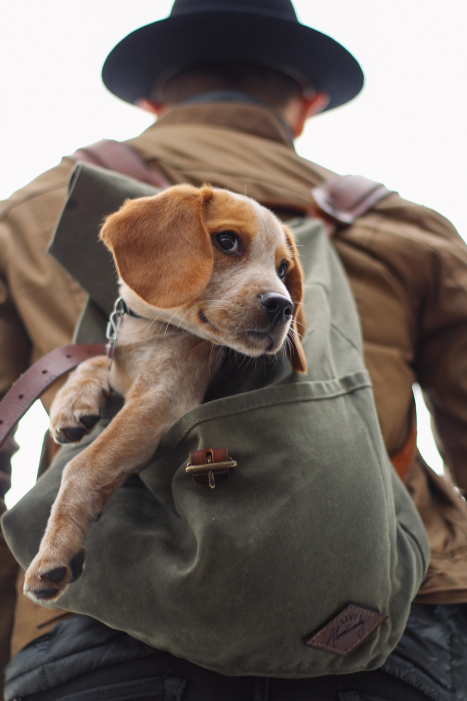
#> input picture tugas 6/dog_backpack (1).jpg, 934 x 1401 px (shown at 1/2 size)
$ jupyter execute Deniel_Cortana_Tugas_CV6.ipynb
#> lines starting #> are read from the running program, lines starting #| are printed output that depends on the picture
# Tugas 6

1. Cropping the dog's face, save it into another variable to use as a template.
2. Perform template matching using 6 methods (as in the video)
3. Compare the results, create a chart to compare the 6 methods (x-axis: list method, y-axis: how far the original image point is from the template matching result.

[cell 1]
# nomor 1

import cv2
import matplotlib.pyplot as plt

# Load the image
image = cv2.imread("dog_backpack (1).jpg")
#> image is the input picture: shape (1401, 934, 3); mean B, G, R 99.5, 106.7, 118.1
image_rgb = cv2.cvtColor(image, cv2.COLOR_BGR2RGB)

# Display the image
plt.imshow(image_rgb)

[cell 2]
# Crop the region of the dog's face
x, y, w, h = 200, 450, 450, 250 # Adjust these values as needed
template = image_rgb[y:y+h, x:x+w]
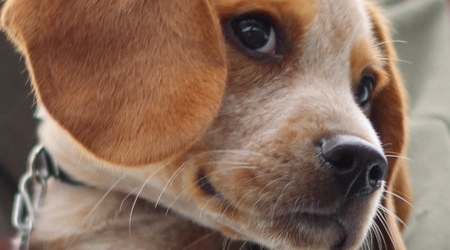
#> template: shape (250, 450, 3); mean R, G, B 135.9, 109, 92.2

# Display the cropped template
plt.imshow(template)

[cell 3]
# nomor 2

# Define the template matching methods
methods = [
    'cv2.TM_CCOEFF',
    'cv2.TM_CCOEFF_NORMED',
    'cv2.TM_CCORR',
    'cv2.TM_CCORR_NORMED',
    'cv2.TM_SQDIFF',
    'cv2.TM_SQDIFF_NORMED'
]

# Perform template matching and store results
results = []
for method in methods:
    result = cv2.matchTemplate(image, template, eval(method))
    min_val, max_val, min_loc, max_loc = cv2.minMaxLoc(result)
    if method in [cv2.TM_SQDIFF, cv2.TM_SQDIFF_NORMED]:
        top_left = min_loc  # For SQDIFF methods, use minimum
    else:
        top_left = max_loc  # For other methods, use maximum
    results.append((method, top_left))

    # Draw rectangle around matched area
    bottom_right = (top_left[0] + w, top_left[1] + h)
    matched_image = image_rgb.copy()
    cv2.rectangle(matched_image, top_left, bottom_right, (0, 255, 0), 2)

    # Display result
    plt.figure()
    plt.imshow(matched_image)
    plt.title(f"Method: {method}")
    plt.axis("off")
    plt.show()
#> this loop made 6 passes
#> (min_val, max_val, min_loc, top_left, bottom_right) on passes 1 to 6: (-431569600, 639196544, (0, 19), (200, 450), (650, 700)), (-0.337, 0.866, (412, 521), (200, 450), (650, 700)), (1.59e+09, 7.32e+09, (236, 1151), (484, 154), (934, 404)), (0.644, 0.939, (169, 0), (200, 450), (650, 700)), (627301760, 5.91e+09, (200, 450), (0, 0), (450, 250)), (0.123, 1, (200, 450), (178, 1070), (628, 1320))
#> pass 1, `result = cv2.matchTemplate(image, template, eval(method))`:
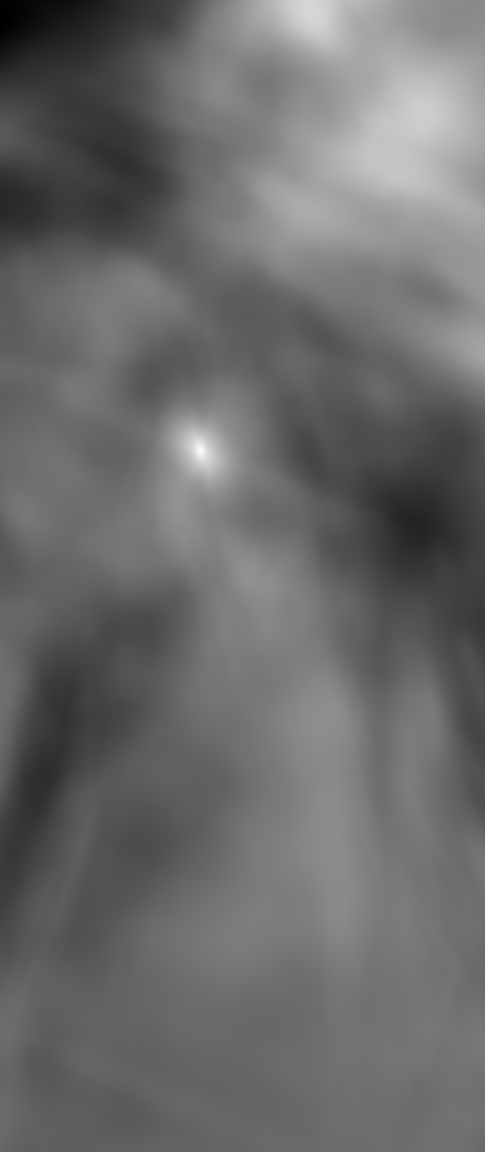
#> result: shape (1152, 485) float32; min -431569600, max 639196544, mean 19232600; drawn with min black and max white
#> pass 1, `plt.show()`:
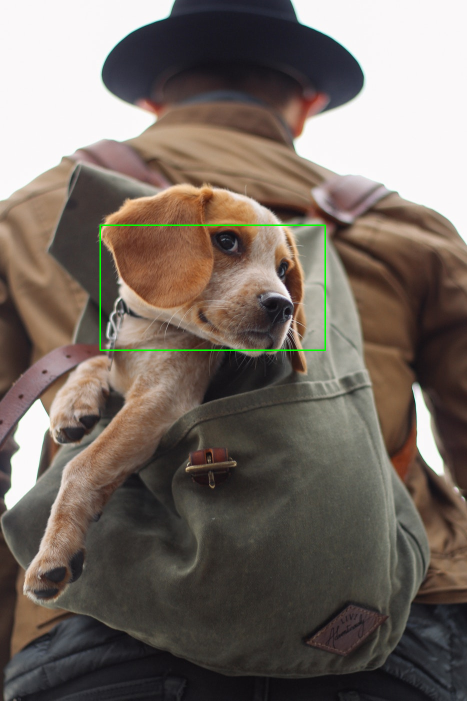
#> shown: shape (1401, 934, 3) (shown at 1/2 size); mean R, G, B 117.6, 107.1, 99.2
#> pass 2, `result = cv2.matchTemplate(image, template, eval(method))`:
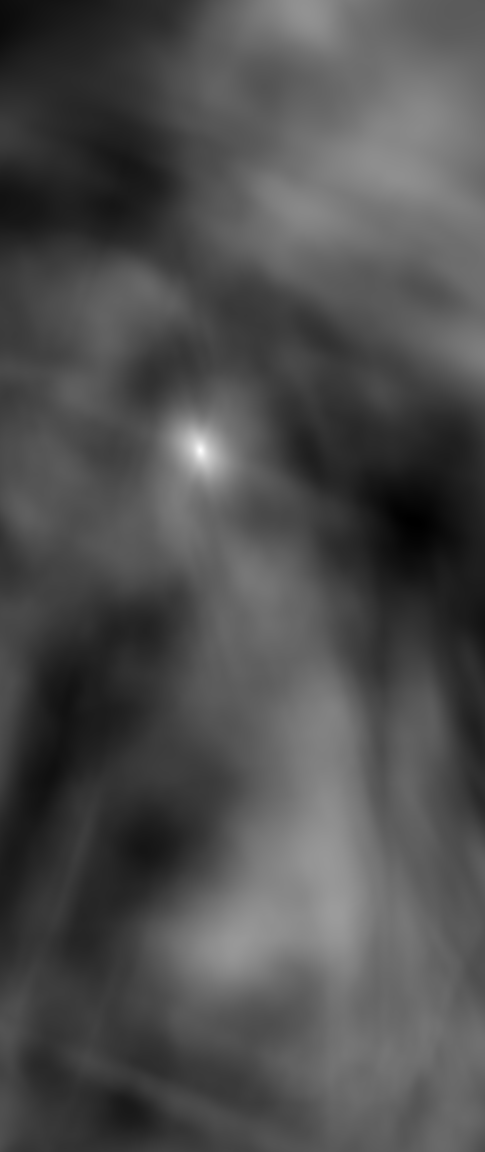
#> result: shape (1152, 485) float32; min -0.337, max 0.866, mean 0.0335; drawn with min black and max white
#> pass 3, `result = cv2.matchTemplate(image, template, eval(method))`:
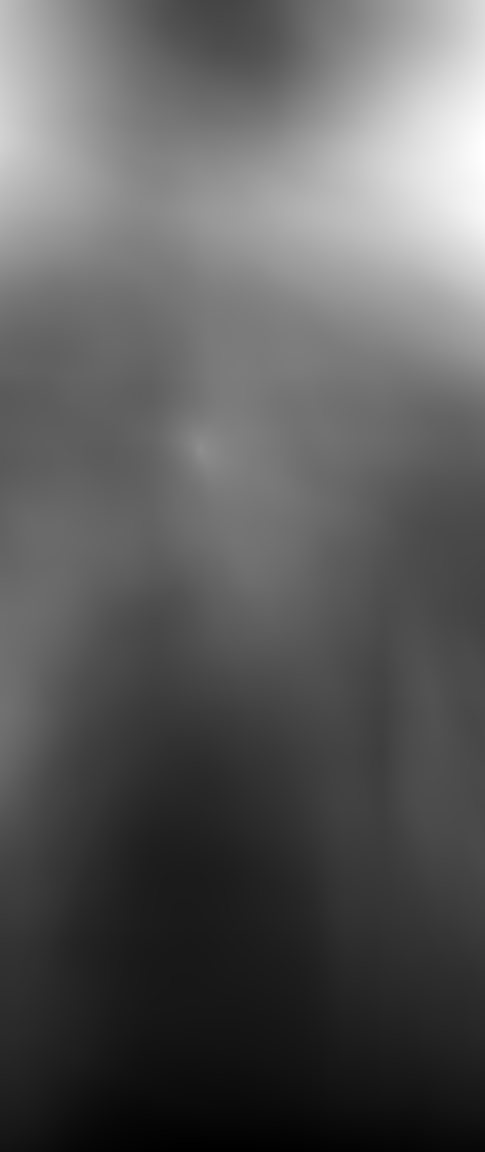
#> result: shape (1152, 485) float32; min 1.59e+09, max 7.32e+09, mean 3.65e+09; drawn with min black and max white
#> after the loop:
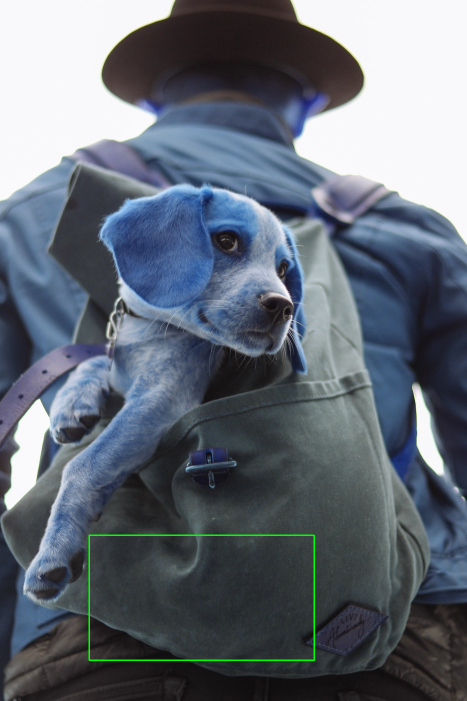
#> matched_image: shape (1401, 934, 3) (shown at 1/2 size); mean B, G, R 117.9, 107.3, 99.3
#> after the loop:
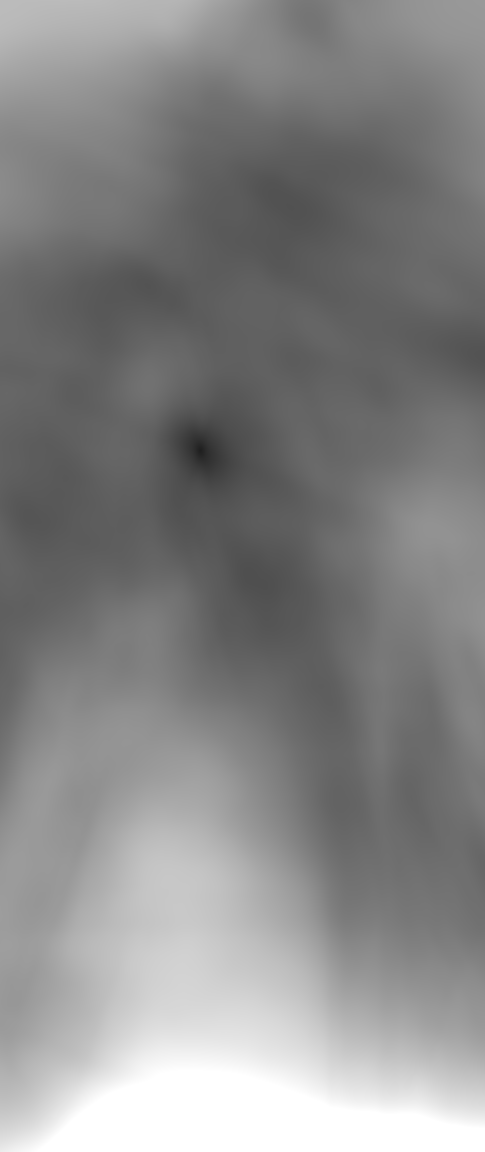
#> result: shape (1152, 485) float32; min 0.123, max 1, mean 0.529
#> after the loop, results = [('cv2.TM_CCOEFF', (200, 450)), ('cv2.TM_CCOEFF_NORMED', (200, 450)), ('cv2.TM_CCORR', (484, 154)), ('cv2.TM_CCORR_NORMED', (200, 450)), ('cv2.TM_SQDIFF', (0, 0)), ('cv2.TM_SQDIFF_NORMED', (178, 1070))]

[cell 4]
# nomor 3

import numpy as np

# Define the ground truth (original point of the cropped face)
ground_truth = (x, y)

# Calculate distances
distances = [np.linalg.norm(np.array(ground_truth) - np.array(top_left)) for _, top_left in results]
#> distances = [0, 0, 410.2, 0, 492.4, 620.4]

# Plot a comparison chart
method_names = ['TM_CCOEFF', 'TM_CCOEFF_NORMED', 'TM_CCORR', 'TM_CCORR_NORMED', 'TM_SQDIFF', 'TM_SQDIFF_NORMED']
plt.figure(figsize=(10, 6))
plt.bar(method_names, distances, color='skyblue')
plt.xlabel('Template Matching Method')
plt.ylabel('Distance from Ground Truth')
plt.title('Comparison of Template Matching Methods')
plt.show()
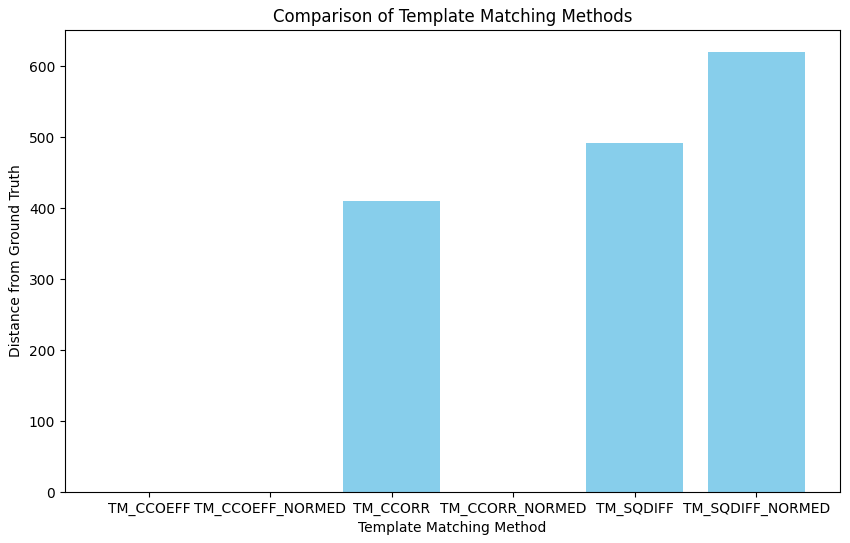
#> figure drawn by matplotlib, 1 panel; tallest bar 620.4 high, from x = 4.6 to 5.4

[cell 5]
import cv2
import numpy as np
import matplotlib.pyplot as plt

# Load the image and template  # Replace with your image path
image = cv2.imread("dog_backpack (1).jpg")
image_rgb = cv2.cvtColor(image, cv2.COLOR_BGR2RGB)

# Define cropping coordinates for the dog's face (adjust as needed)
x, y, w, h =  200, 450, 450, 250  # Replace with actual coordinates
template = image[y:y+h, x:x+w]

# Display the template
template_rgb = cv2.cvtColor(template, cv2.COLOR_BGR2RGB)
plt.imshow(template_rgb)
plt.title("Cropped Template (Dog's Face)")
plt.axis("on")
plt.show()

# Define the template matching methods
methods = [
    'cv2.TM_CCOEFF',
    'cv2.TM_CCOEFF_NORMED',
    'cv2.TM_CCORR',
    'cv2.TM_CCORR_NORMED',
    'cv2.TM_SQDIFF',
    'cv2.TM_SQDIFF_NORMED'
]

method_names = ['TM_CCOEFF', 'TM_CCOEFF_NORMED', 'TM_CCORR', 'TM_CCORR_NORMED', 'TM_SQDIFF', 'TM_SQDIFF_NORMED']

# Perform template matching and calculate distances
results = []
ground_truth = (x, y)  # The top-left corner of the cropped face
distances = []

for method in methods:
    # Perform template matching
    result = cv2.matchTemplate(image, template, eval(method))
    min_val, max_val, min_loc, max_loc = cv2.minMaxLoc(result)

    # Determine the best match point
    if method in [cv2.TM_SQDIFF, cv2.TM_SQDIFF_NORMED]:
        best_match = min_loc  # Minimum for SQDIFF methods
    else:
        best_match = max_loc  # Maximum for others

    # Calculate the Euclidean distance from the ground truth
    distance = np.linalg.norm(np.array(ground_truth) - np.array(best_match))
    distances.append(distance)

    # Annotate the matched result on the image
    bottom_right = (best_match[0] + w, best_match[1] + h)
    matched_image = image.copy()
    cv2.rectangle(matched_image, best_match, bottom_right, (0, 255, 0), 2)

    # Display the result for each method
    matched_image_rgb = cv2.cvtColor(matched_image, cv2.COLOR_BGR2RGB)
    plt.figure(figsize=(6, 4))
    plt.imshow(matched_image_rgb)
    plt.title(f"Method: {method}")
    plt.axis("off")
    plt.show()
#> this loop made 6 passes
#> (min_val, max_val, min_loc, best_match, distance, bottom_right) on passes 1 to 6: (-443877184, 737724096, (0, 21), (200, 450), 0, (650, 700)), (-0.338, 1, (414, 521), (200, 450), 0, (650, 700)), (1.62e+09, 7.39e+09, (195, 1151), (484, 156), 408.8, (934, 406)), (0.642, 1, (168, 0), (200, 450), 0, (650, 700)), (1438, 5.91e+09, (200, 450), (0, 0), 492.4, (450, 250)), (2.82e-07, 1, (200, 450), (179, 1081), 631.3, (629, 1331))
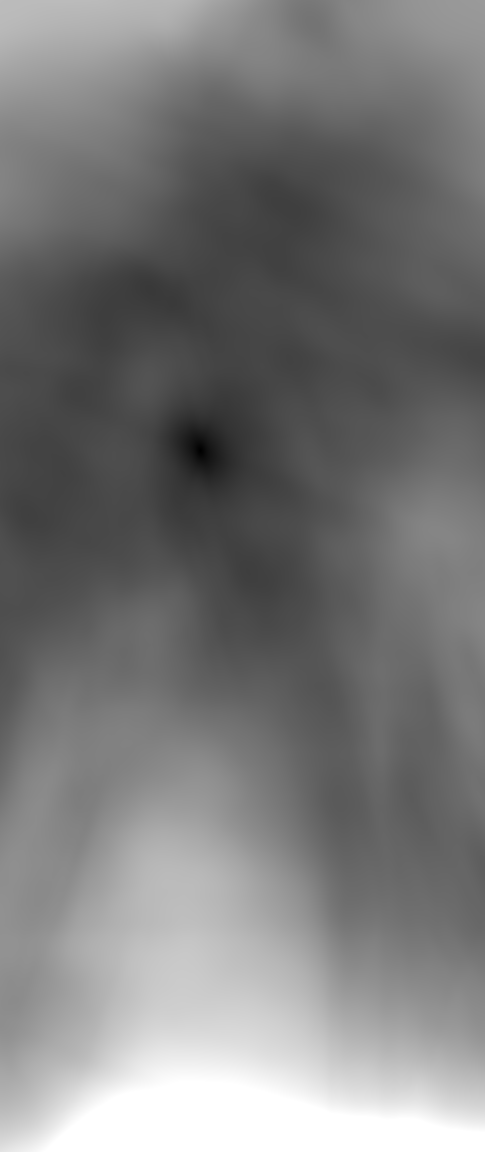
#> result: shape (1152, 485) float32; min 2.82e-07, max 1, mean 0.478
#> after the loop, distances = [0, 0, 408.8, 0, 492.4, 631.3]

# Create a bar chart to compare distances
plt.figure(figsize=(10, 6))
plt.bar(method_names, distances, color='skyblue')
plt.xlabel('Template Matching Method')
plt.ylabel('Distance from Ground Truth')
plt.title('Comparison of Template Matching Methods')
plt.show()
#> figure, not shown here; tallest bar 631.3 high, from x = 4.6 to 5.4
